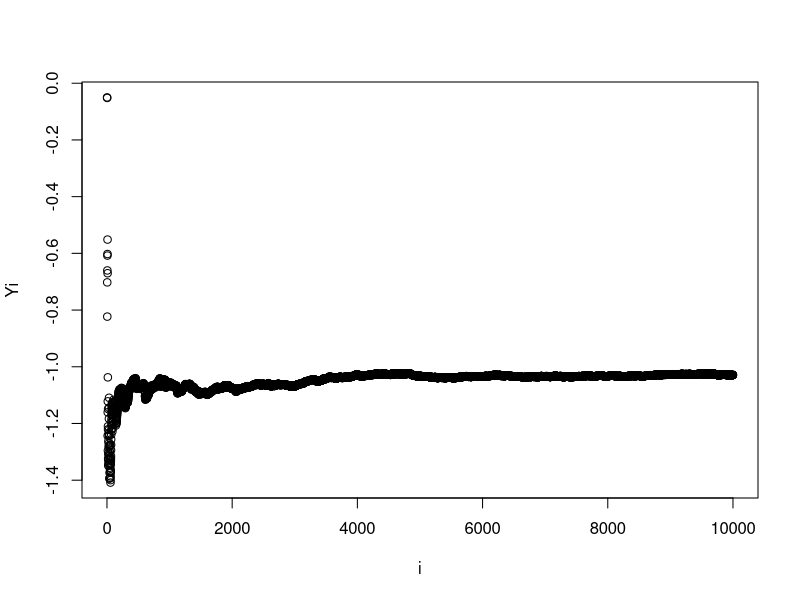
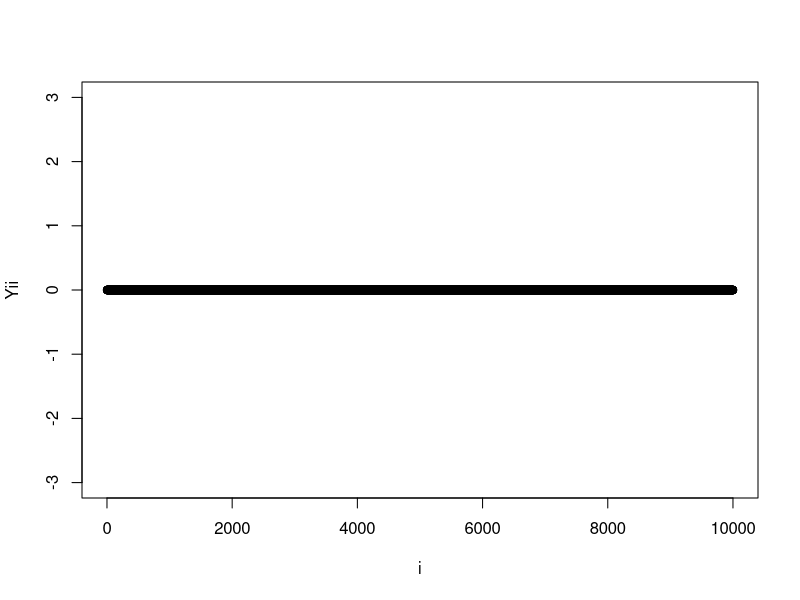
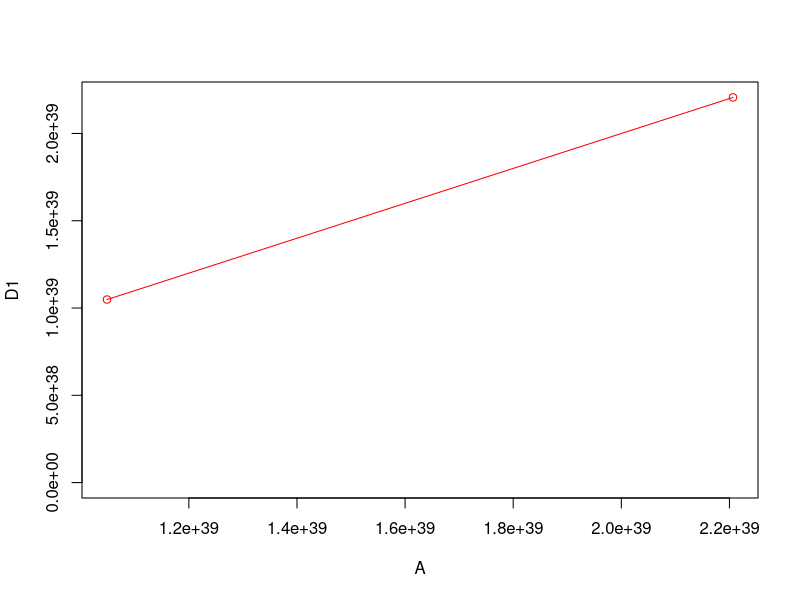
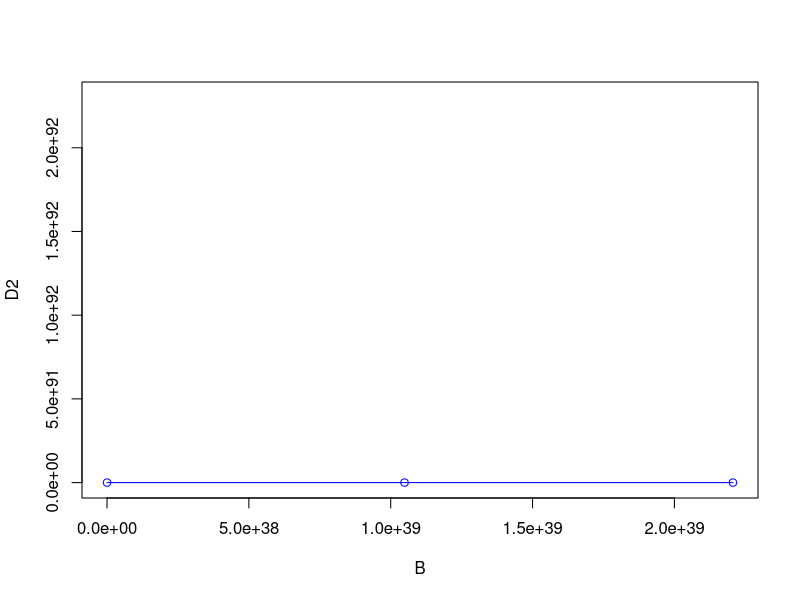
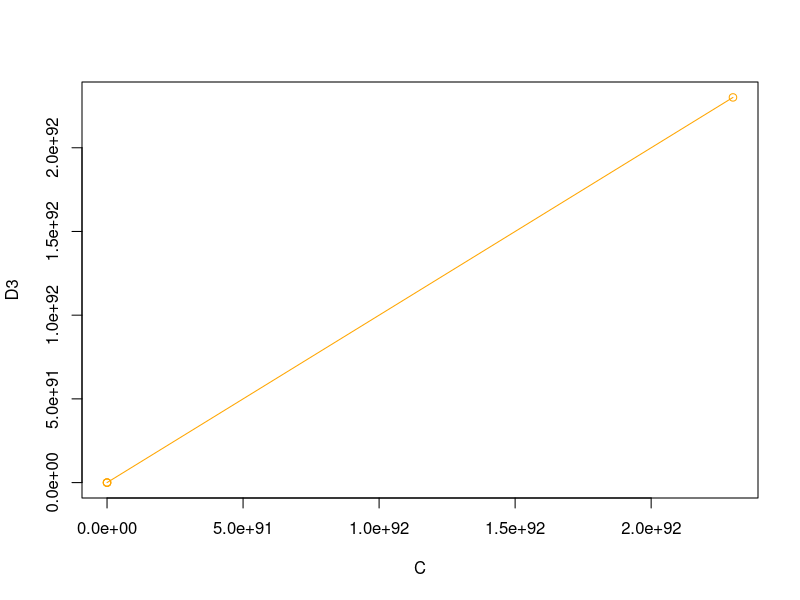
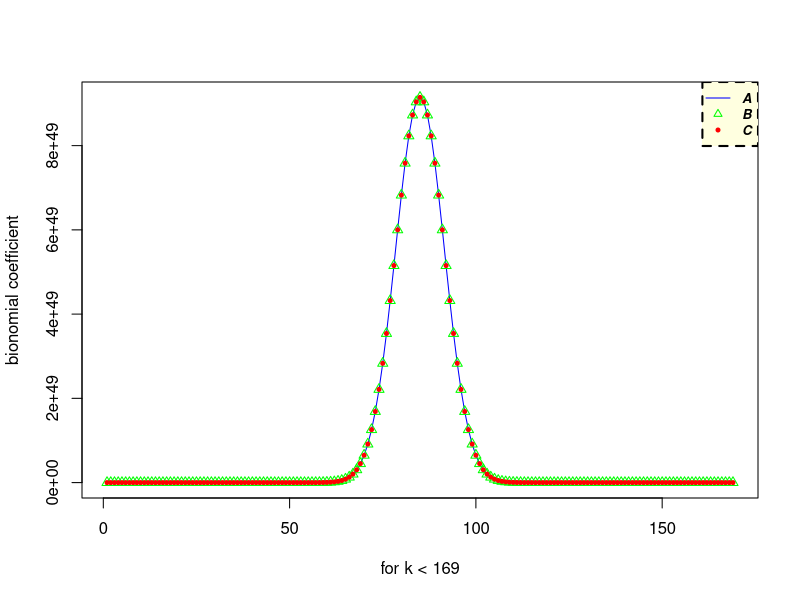

The R script that drew these images, in order:
## ---- chunk 1
knitr::opts_chunk$set(echo = TRUE, comment = NA)
## ---- chunk 2

# ------------------------------------------------------------------------------
# A1
# ------------------------------------------------------------------------------

## ---- chunk 3
x1 = 1/3 
x2 = 1/4
if ( x1-x2 == 1/12) {
print ("Subtsraction is correct")
}else {
print ( " Substraction is wrong" )
}
## ---- chunk 4
x1 = 1
x2 = 1/2
if ( x1-x2 == 1/2) {
  print ("Subtsraction is correct")
}else {
  print ( " Substraction is wrong" )
}
## ---- chunk 5
x1 = 1/3 
x2 = 1/4
if (isTRUE(all.equal((x1 - x2),1/12))) {
  print ("Subtsraction is correct")
}else {
  print ( " Substraction is wrong" )
}

## ---- chunk 6

# ------------------------------------------------------------------------------
# A2
# ------------------------------------------------------------------------------

## ---- chunk 7
f = function(x){x}

derivative_func = function(f=f,x){
  e = 10^-15
  f1 = (f(x + e) - f(x)) / e
  return(f1)
}
## ---- chunk 8
x1 = derivative_func(f,1)
x1
## ---- chunk 9
x100000 = derivative_func(f,100000)
x100000
## ---- chunk 10

# ------------------------------------------------------------------------------
# A3
# ------------------------------------------------------------------------------

## ---- chunk 11
myvar = function(x){
  n = length(x)
  x2 = 0
  x1 = 0
  for(i in 1:n){
    x2 = x2 + x2^2
    x1 = x1 + x1
  }
  var = 1/(1-n) * (x2 - (1/n) * x1^2)
  return(var)
}
## ---- chunk 12
x = rnorm(10000, mean = 10^8, sd = 1)
## ---- chunk 13
n = length(x)
i = 1:10000
Yi = 0
for( j in 1:n){
  Yi[j] = myvar(x[1:j]) - var(x[1:j])
}
plot(x = i , y = Yi)

## ---- chunk 14
better_var = function(x){
  len = length(x)
  x_bar = rep(mean(x),len)
  v = (sum((x - x_bar)^2 ))/ (len-1)
  return(v)
}

n = length(x)
i = 1:10000
Yii = 0
j=0
for( j in 1:n){
  Yii[j] = better_var(x[1:j]) - var(x[1:j])
}

plot(x = i, y = Yii, ylim = c(-3,3))

## ---- chunk 15

# ------------------------------------------------------------------------------
# A4
# ------------------------------------------------------------------------------

## ---- chunk 16
n = 8
k = 14
prod(1:n)/(prod(1:k)*prod(1:(n-k)))      # A expression
prod((k+1):n)/prod(1:(n-k))              # B expression
prod(((k+1):n)/(1:(n-k)))                # C expression
choose(n,k)
## ---- chunk 17
n = 8
k = 8
prod(1:n)/(prod(1:k)*prod(1:(n-k)))      # A expression
prod((k+1):n)/prod(1:(n-k))              # B expression
prod(((k+1):n)/(1:(n-k)))                # C expression
choose(n,k)
## ---- chunk 18
n = 10
k = -12
prod(1:n)/(prod(1:k)*prod(1:(n-k)))      # A expression
prod((k+1):n)/prod(1:(n-k))              # B expression
prod(((k+1):n)/(1:(n-k)))                # C expression
choose(n,k)
## ---- chunk 19
n = c(148, 148, 200, 320, 1500)
k = c(101, 100, 179, 191, 990)
i = 0
for(i in 1:5){
A = prod(1:n[i])/(prod(1:k[i])*prod(1:(n[i]-k[i])))
B = prod((k[i]+1):n[i])/prod(1:(n[i]-k[i]))
C = prod(((k[i]+1):n[i])/(1:(n[i]-k[i])))
D = choose(n[i], k[i])
print(A)
print(B)
print(C)
print(D)
}
## ---- chunk 20
A = c(1.048632e+39, 2.206498e+39, NaN)                        
B = c(1.048632e+39, 2.206498e+39, 1.383075e+28, NaN)                                                                    
C = c(1.048632e+39, 2.206498e+39, 1.383075e+28, 2.300721e+92, Inf)
D1 = c(1.048632e+39, 2.206498e+39, 1.383075e+28)
D2 = c(1.048632e+39, 2.206498e+39, 1.383075e+28, 2.300721e+92) 
D3 = c(1.048632e+39, 2.206498e+39, 1.383075e+28, 2.300721e+92, Inf)
plot(A, D1, type = "o", col = "red")
plot(B, D2, type = "o", col = "blue")
plot(C, D3, type = "o", col = "orange")
## ---- chunk 21
f1 <- function(n,k){
  fact1 <- prod(1:n)/(prod(1:k)*prod(1:(n-k)))
  return(fact1)
}      # A expression
f2 <- function(n,k){
  fact2 <- prod((k+1):n)/prod(1:(n-k))    # B expression
  return(fact2)
  
}
f3 <- function(n,k){
  fact3 <- return(fact3)
}                             #C expression


N = 170
K = 169
fact1 <- vector()
for(i in 1:K){
  fact1 <- append(fact1,f1(N,i))
}
plot(1:K,y = fact1,type = "l",col="blue",ylab = "bionomial coefficient", 
     xlab = "for k < 169")

fact2 <- vector()
for(i in 1:K){
  fact2 <- append(fact2,f1(N,i))
}
points(1:K,y = fact2,type = "p",col="green",cex=1,pch = 2)

fact3 <- vector()
for(i in 1:K){
  fact3 <- append(fact3,f1(N,i))
}
points(1:K,y = fact2,type = "p",cex=0.8,pch = 20,col="red")
legend("topright",legend=c("A","B","C"),
       col=c("blue","green" ,"red"), lty=c(1,NA,NA), 
       pch = c(NA,2,20),cex=0.8, text.font=4, box.lty=2,
       box.lwd=2, box.col="black",bg='lightyellow')

## ---- chunk 22
n = 199
k = 197
prod(1:n)/(prod(1:k)*prod(1:(n-k)))      # A expression
prod((k+1):n)/prod(1:(n-k))              # B expression
prod(((k+1):n)/(1:(n-k)))                # C expression
choose(n,k)
## ---- chunk 23
n = 199
k = 19
prod(1:n)/(prod(1:k)*prod(1:(n-k)))      # A expression
prod((k+1):n)/prod(1:(n-k))              # B expression
prod(((k+1):n)/(1:(n-k)))                # C expression
choose(n,k)
## ---- chunk 24
n = 10037
k = 997
prod(1:n)/(prod(1:k)*prod(1:(n-k)))      # A expression
prod((k+1):n)/prod(1:(n-k))              # B expression
prod(((k+1):n)/(1:(n-k)))                # C expression
choose(n,k)
